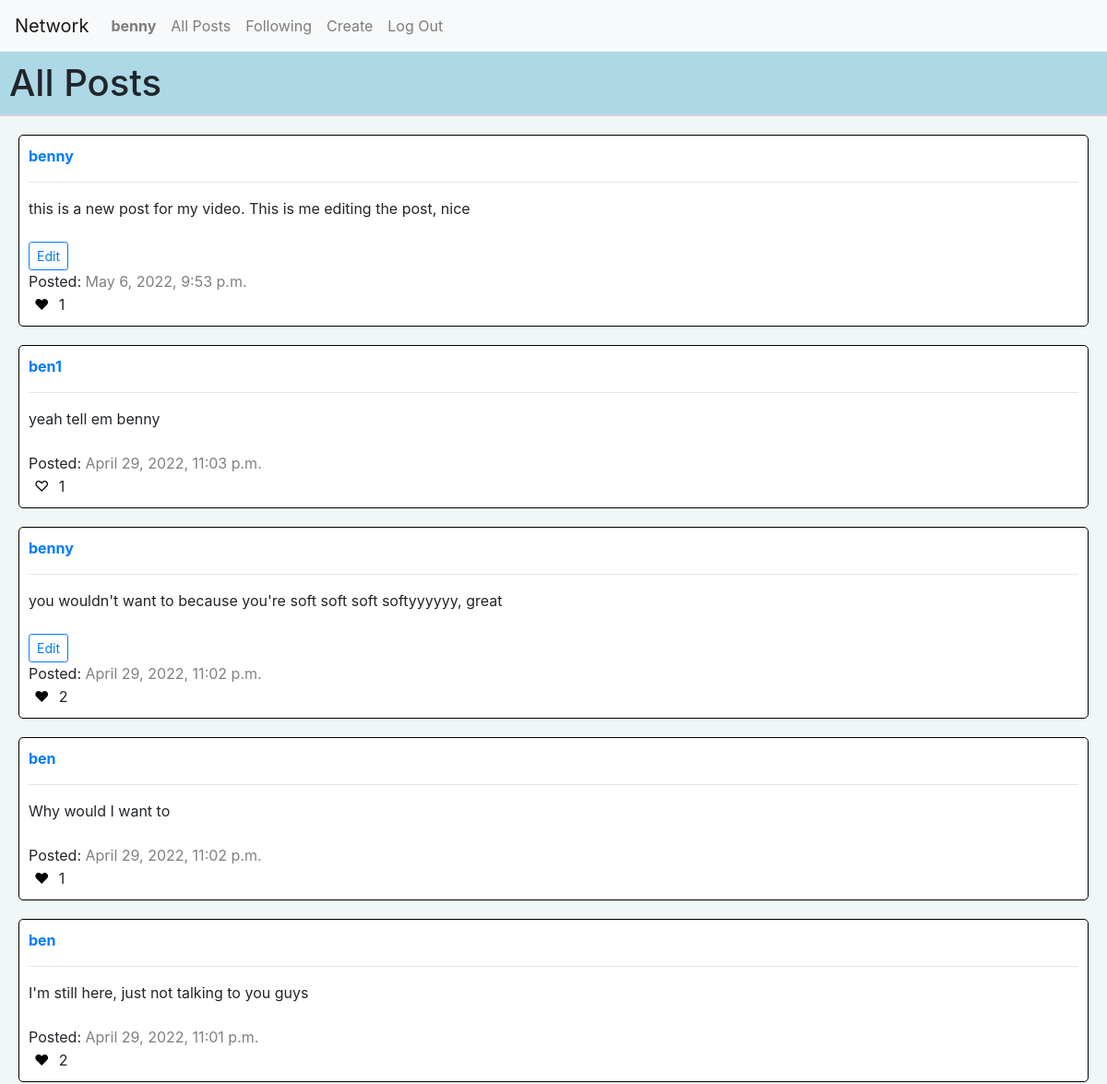
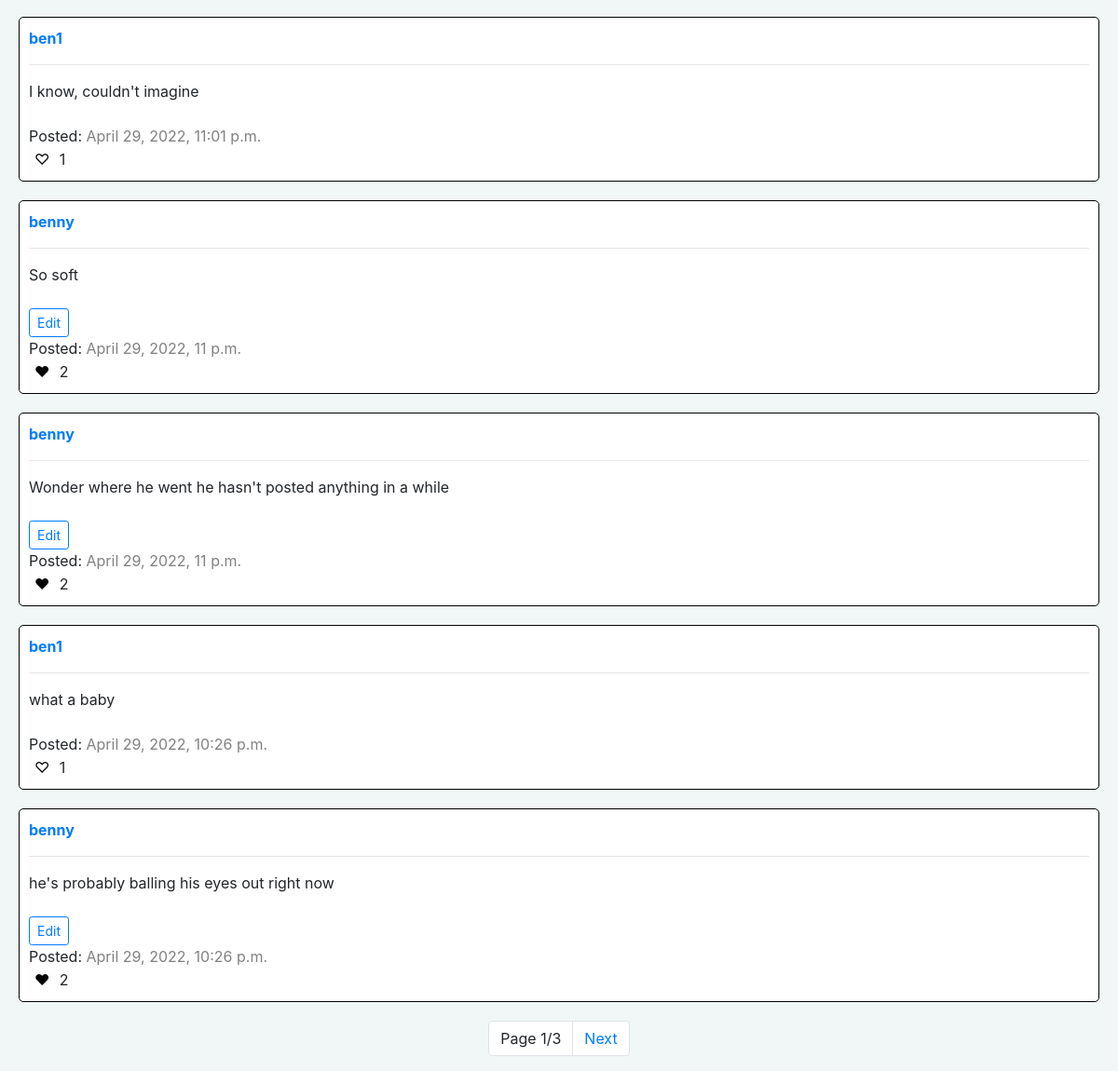
Screenshot of / (signed in) with the database file from the repository (2 pictures, top to bottom).
### network/models.py (models this page shows)
class User(AbstractUser):
    followers = models.PositiveIntegerField(default=0)
    following = models.PositiveIntegerField(default=0)

class Post(models.Model):
    user = models.ForeignKey(User, on_delete=models.CASCADE, related_name="userPosts")
    content = models.CharField(max_length=1000)
    timestamp = models.DateTimeField()
    likes = models.PositiveIntegerField(default=0)

### network/views.py (the view)
# urls.py: path("", views.index, name="index"),
def index(request):
    page = paginator(Post.objects.all().order_by("-timestamp").all(), request)
    return render(request, "network/index.html", {
        "posts": page,      # Page of at most 10 posts
        "liked": get_user_likes(request)        # List of ids of posts that user liked
    })

### network/views.py (called while the page is built)
def get_user_likes(request):
    likes = []
    try:
        userLiked = User.objects.get(username=request.user).userLikedPosts.all()        # Get all Like objects where user is liker
        for like in userLiked:
            likes.append(like.post.id)          # Make list of ids
    except User.DoesNotExist:
        pass
    return likes

def paginator(posts, request):
    paginated = Paginator(posts, 10)
    pageNumber = request.GET.get("page")
    page = paginated.get_page(pageNumber)
    return page

### network/templates/network/index.html (shortened to what this page needs)
{% extends "network/layout.html" %}
{% load static %}
{% block body %}
{% if not following %}
<h1 class="page-header headers">All Posts</h1>
{% else %}
<h1 class="page-header headers">Followed Posts</h1>
{% endif %}
<div>
    {% for post in posts %}
    <div class="small-container">
        <a href="{% url 'profile' post.user.username %}"><b>{{ post.user.username }}</b></a>
        <hr>
        <span id="{{ post.id }}">{{ post.content }}</span>
        <br>
        <br>
        {% if user.username == post.user.username %}
        <button class="btn btn-sm btn-outline-primary" name="edit" value="{{ post.id }}">Edit</button>
        <br>
        {% endif %}
        <span>Posted: </span><span id="timestamp">{{ post.timestamp }}</span>
        <br>
        <button class="like" {% if user.is_authenticated %} name="like" {% endif %} value="{{ post.id }}">{% if post.id in liked %}❤{% else %}♡{% endif %}</button>
        <span id="like {{ post.id }}">{{ post.likes }}</span>
    </div>
    {% empty %}
    <h2 style="margin: 20px;">No posts to view.</h2>
    {% endfor %}
</div>
<nav aria-label="page-nav" id="pagination-nav">
    <div id="pagination">
        <ul class="pagination">
            <li class="page-item"><a class="page-link">{% if posts.paginator.num_pages %} Page {{ posts.number }}/{{ posts.paginator.num_pages }} {% else %} Page 1/1 {% endif %}</a></li>
            {% if posts.has_next %}
            <li class="page-item"><a class="page-link" href="?page={{ posts.next_page_number }}">Next</a></li>
            {% endif %}
        </ul>
    </div>
</nav>
{% endblock %}

### network/templates/network/layout.html (shortened to what this page needs)
{% load static %}
<!DOCTYPE html>
<html lang="en">
    <head>
        <link rel="stylesheet" href="https://stackpath.bootstrapcdn.com/bootstrap/4.4.1/css/bootstrap.min.css">
        <link href="{% static 'network/styles.css' %}" rel="stylesheet">
    </head>
    <body>
        <nav class="navbar navbar-expand-lg navbar-light bg-light">
            <a class="navbar-brand" href="{% url 'index' %}">Network</a>
            <div>
              <ul class="navbar-nav mr-auto">
                {% if user.is_authenticated %}
                    <li class="nav-item">
                        <a class="nav-link" href="{% url 'profile' user.username %}"><strong>{{ user.username }}</strong></a>
                    </li>
                {% endif %}
                <li class="nav-item">
                  <a class="nav-link" href="{% url 'index' %}">All Posts</a>
                </li>
                {% if user.is_authenticated %}
                    <li class="nav-item">
                        <a class="nav-link" href="{% url 'following' %}">Following</a>
                    </li>
                    <li class="nav-item">
                        <a class="nav-link" href="{% url 'new' %}">Create</a>
                    </li>
                    <li class="nav-item">
                        <a class="nav-link" href="{% url 'logout' %}">Log Out</a>
                    </li>
                {% endif %}
              </ul>
            </div>
          </nav>
        <div class="body">
            {% block body %}
            {% endblock %}
        </div>
    </body>
</html>

### network/static/network/styles.css (style rules this page uses)
html { background-color: #f0f7f6; }
body { background-color: #f0f7f6; }
.headers { border-bottom: 2px solid lightgray; }
.page-header { padding: 10px; background-color: lightblue; }
.small-container { border: 1px solid black; background-color: white; border-radius: 5px; padding: 10px; margin: 20px; }
.like { background-color: white; border: none; }
#timestamp { color: gray; }
#pagination { float: left; padding: 0; line-height: inherit; }
#pagination-nav { display: flex; justify-content: center; z-index: 2; }

### rows the page displays
User: username "benny"
Post: user.username "benny", content "this is a new post for my video. This is me editing the post, nice", {{ post.id }} 23 (drawn), timestamp "May 6, 2022, 9:53 p.m.", likes "1"
Post: user.username "ben1", content "yeah tell em benny", timestamp "April 29, 2022, 11:03 p.m.", {{ post.id }} 22 (drawn), likes "1"
Post: user.username "benny", content "you wouldn't want to because you're soft soft soft softyyyyyy, great", {{ post.id }} 21 (drawn), timestamp "April 29, 2022, 11:02 p.m.", likes "2"
Post: user.username "ben", content "Why would I want to", timestamp "April 29, 2022, 11:02 p.m.", {{ post.id }} 20 (drawn), likes "1"
Post: user.username "ben", content "I'm still here, just not talking to you guys", timestamp "April 29, 2022, 11:01 p.m.", {{ post.id }} 19 (drawn), likes "2"
Post: user.username "ben1", content "I know, couldn't imagine", timestamp "April 29, 2022, 11:01 p.m.", {{ post.id }} 18 (drawn), likes "1"
Post: user.username "benny", content "So soft", {{ post.id }} 17 (drawn), timestamp "April 29, 2022, 11 p.m.", likes "2"
Post: user.username "benny", content "Wonder where he went he hasn't posted anything in a while", {{ post.id }} 16 (drawn), timestamp "April 29, 2022, 11 p.m.", likes "2"
Post: user.username "ben1", content "what a baby", timestamp "April 29, 2022, 10:26 p.m.", {{ post.id }} 15 (drawn), likes "1"
Post: user.username "benny", content "he's probably balling his eyes out right now", {{ post.id }} 14 (drawn), timestamp "April 29, 2022, 10:26 p.m.", likes "2"

### other values shown
{{ posts.number }} "1"
{{ posts.paginator.num_pages }} "3"
